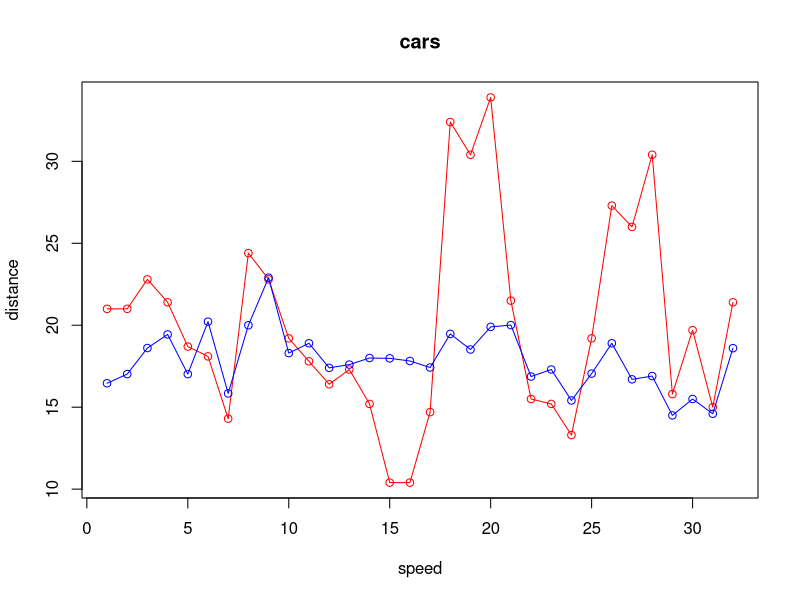

Recreate this plot in R.
data("mtcars")
p=mtcars$mpg
u=mtcars$qsec
plot(p,type="o",col="red",xlab="speed",ylab="distance",main="cars")
lines(u,type="o",col="blue")
